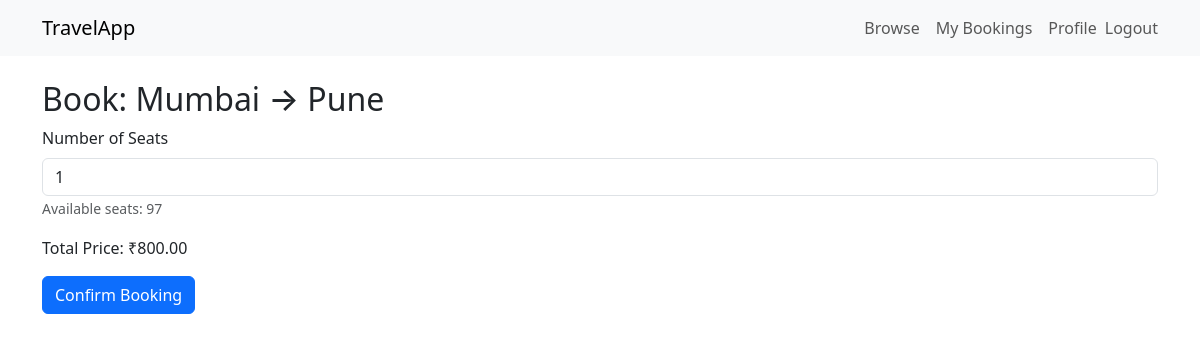
/options/2/book/ (signed in), run on the app's committed database.
### bookings/models.py (models this page shows, shortened)
class TravelOption(models.Model):
    TRAVEL_TYPES = [
        ("Flight", "Flight"),
        ("Train", "Train"),
        ("Bus", "Bus"),
    ]
    available_seats = models.IntegerField(default=0)
    travel_type = models.CharField(max_length=20, choices=TRAVEL_TYPES)
    source = models.CharField(max_length=100)
    destination = models.CharField(max_length=100)
    depart_datetime = models.DateTimeField()
    price = models.DecimalField(max_digits=10, decimal_places=2)

### bookings/views.py (the view, shortened to what this page needs)
# urls.py: path('options/<int:pk>/book/', views.book_travel, name='book_travel'),
@login_required
@transaction.atomic
def book_travel(request, pk):
    travel = get_object_or_404(TravelOption, pk=pk)
    return render(request, "book_travel.html", {"travel": travel})

### bookings/templates/book_travel.html (shortened to what this page needs)
{% extends "base.html" %}
{% block content %}
<h2>Book: {{ travel.source }} → {{ travel.destination }}</h2>
<form method="post">
  <div class="mb-3">
    <label for="num_seats" class="form-label">Number of Seats</label>
    <input type="number" name="num_seats" id="num_seats" min="1" max="{{ travel.available_seats }}" value="1"
           data-price="{{ travel.price }}" class="form-control">
    <small class="text-muted">Available seats: {{ travel.available_seats }}</small>
  </div>
  <p>Total Price: <span id="total">₹0.00</span></p>
  <button type="submit" class="btn btn-primary">Confirm Booking</button>
</form>
{% endblock %}

### data on the page
TravelOption: source "Mumbai", destination "Pune", available_seats "97"
